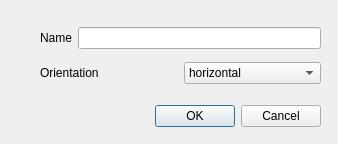
<?xml version="1.0" encoding="UTF-8"?>
<ui version="4.0">
 <class>TableDialog</class>
 <widget class="QDialog" name="TableDialog">
  <property name="geometry">
   <rect>
    <x>0</x>
    <y>0</y>
    <width>338</width>
    <height>144</height>
   </rect>
  </property>
  <property name="windowTitle">
   <string>Dialog</string>
  </property>
  <widget class="QDialogButtonBox" name="buttonBox">
   <property name="geometry">
    <rect>
     <x>60</x>
     <y>100</y>
     <width>261</width>
     <height>32</height>
    </rect>
   </property>
   <property name="orientation">
    <enum>Qt::Horizontal</enum>
   </property>
   <property name="standardButtons">
    <set>QDialogButtonBox::Cancel|QDialogButtonBox::Ok</set>
   </property>
  </widget>
  <widget class="QWidget" name="verticalLayoutWidget">
   <property name="geometry">
    <rect>
     <x>40</x>
     <y>20</y>
     <width>281</width>
     <height>71</height>
    </rect>
   </property>
   <layout class="QVBoxLayout" name="verticalLayout">
    <item>
     <layout class="QHBoxLayout" name="horizontalLayout">
      <item>
       <widget class="QLabel" name="label">
        <property name="text">
         <string>Name</string>
        </property>
       </widget>
      </item>
      <item>
       <widget class="QLineEdit" name="nameEdit"/>
      </item>
     </layout>
    </item>
    <item>
     <layout class="QHBoxLayout" name="horizontalLayout_2">
      <item>
       <widget class="QLabel" name="label_2">
        <property name="text">
         <string>Orientation</string>
        </property>
       </widget>
      </item>
      <item>
       <widget class="QComboBox" name="orientationBox">
        <item>
         <property name="text">
          <string>horizontal</string>
         </property>
        </item>
        <item>
         <property name="text">
          <string>vertical</string>
         </property>
        </item>
       </widget>
      </item>
     </layout>
    </item>
   </layout>
  </widget>
 </widget>
 <resources/>
 <connections>
  <connection>
   <sender>buttonBox</sender>
   <signal>accepted()</signal>
   <receiver>TableDialog</receiver>
   <slot>accept()</slot>
   <hints>
    <hint type="sourcelabel">
     <x>248</x>
     <y>254</y>
    </hint>
    <hint type="destinationlabel">
     <x>157</x>
     <y>274</y>
    </hint>
   </hints>
  </connection>
  <connection>
   <sender>buttonBox</sender>
   <signal>rejected()</signal>
   <receiver>TableDialog</receiver>
   <slot>reject()</slot>
   <hints>
    <hint type="sourcelabel">
     <x>316</x>
     <y>260</y>
    </hint>
    <hint type="destinationlabel">
     <x>286</x>
     <y>274</y>
    </hint>
   </hints>
  </connection>
 </connections>
</ui>
